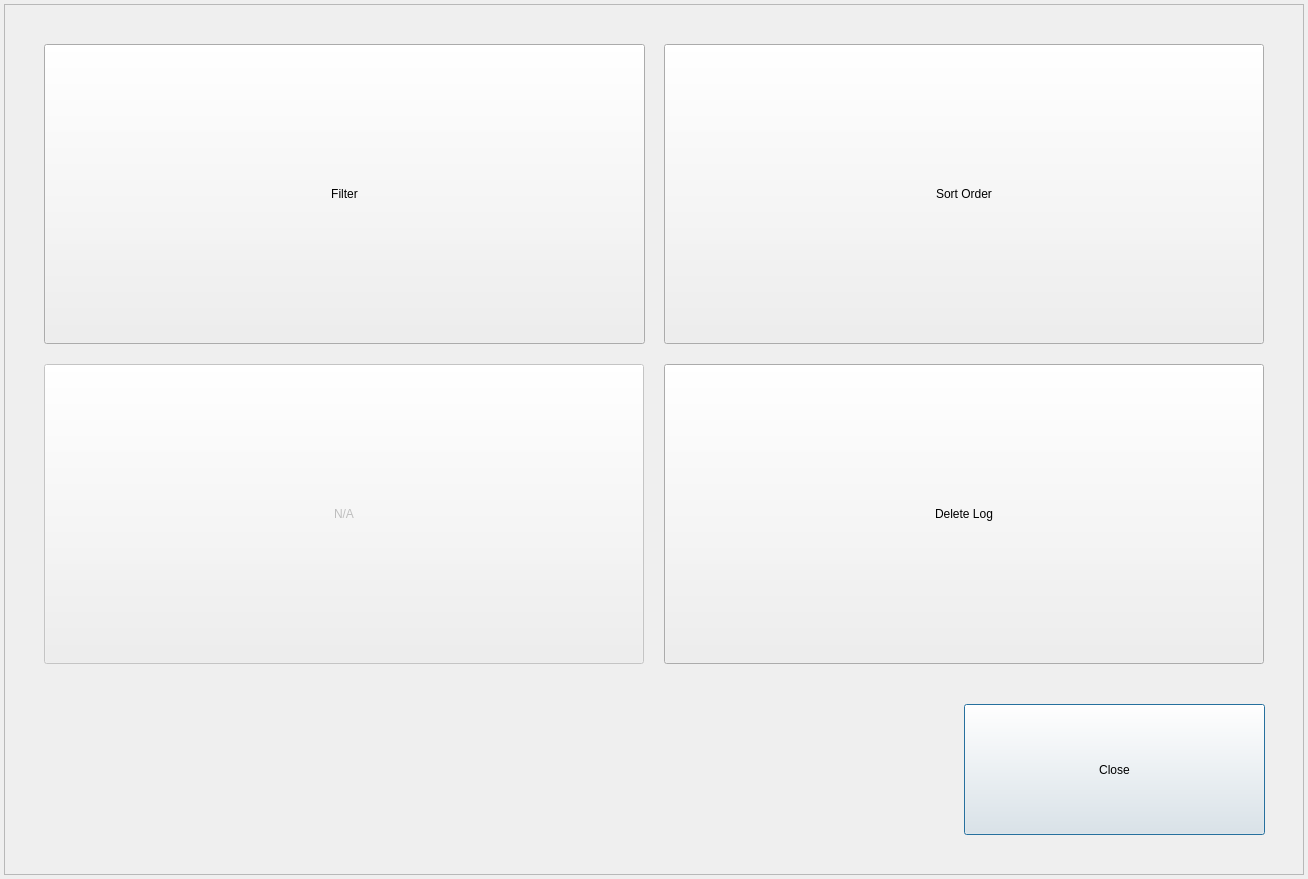
<?xml version="1.0" encoding="UTF-8"?>
<ui version="4.0">
 <class>FunctionDialog1080p</class>
 <widget class="QDialog" name="FunctionDialog1080p">
  <property name="geometry">
   <rect>
    <x>0</x>
    <y>0</y>
    <width>1308</width>
    <height>879</height>
   </rect>
  </property>
  <property name="windowTitle">
   <string>Dialog</string>
  </property>
  <widget class="QFrame" name="frame">
   <property name="geometry">
    <rect>
     <x>4</x>
     <y>4</y>
     <width>1300</width>
     <height>871</height>
    </rect>
   </property>
   <property name="frameShape">
    <enum>QFrame::StyledPanel</enum>
   </property>
   <property name="frameShadow">
    <enum>QFrame::Raised</enum>
   </property>
   <widget class="QPushButton" name="buttonClose">
    <property name="geometry">
     <rect>
      <x>960</x>
      <y>700</y>
      <width>301</width>
      <height>131</height>
     </rect>
    </property>
    <property name="text">
     <string>Close</string>
    </property>
   </widget>
   <widget class="QPushButton" name="buttonFilter">
    <property name="geometry">
     <rect>
      <x>40</x>
      <y>40</y>
      <width>601</width>
      <height>300</height>
     </rect>
    </property>
    <property name="text">
     <string>Filter</string>
    </property>
   </widget>
   <widget class="QPushButton" name="buttonSort">
    <property name="geometry">
     <rect>
      <x>660</x>
      <y>40</y>
      <width>600</width>
      <height>300</height>
     </rect>
    </property>
    <property name="text">
     <string>Sort Order</string>
    </property>
   </widget>
   <widget class="QPushButton" name="buttonBackup">
    <property name="enabled">
     <bool>false</bool>
    </property>
    <property name="geometry">
     <rect>
      <x>40</x>
      <y>360</y>
      <width>600</width>
      <height>300</height>
     </rect>
    </property>
    <property name="text">
     <string>N/A</string>
    </property>
   </widget>
   <widget class="QPushButton" name="buttonDelete">
    <property name="geometry">
     <rect>
      <x>660</x>
      <y>360</y>
      <width>600</width>
      <height>300</height>
     </rect>
    </property>
    <property name="text">
     <string>Delete Log</string>
    </property>
   </widget>
  </widget>
 </widget>
 <resources/>
 <connections/>
</ui>
